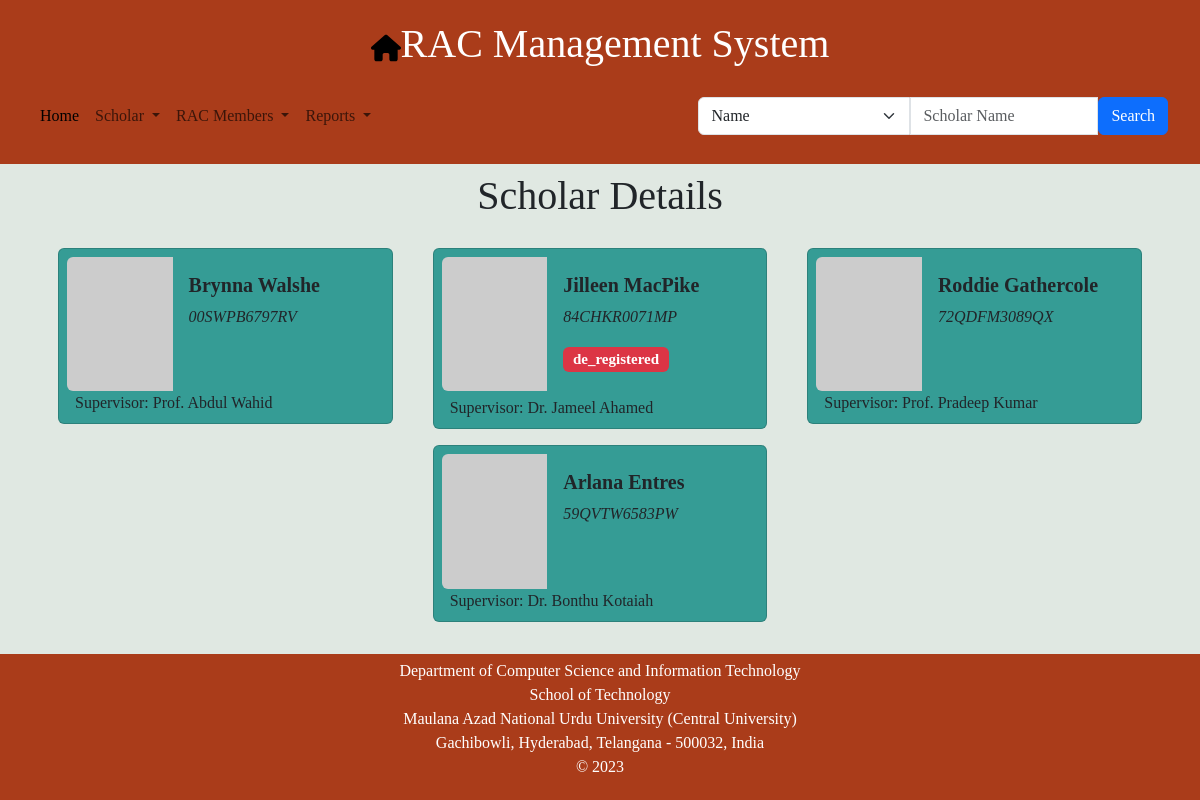
The app's page /scholars with its own data.
### model.py (models this page shows)
class Scholar(db.Model):
    scholar_id = db.Column(db.Integer(),primary_key = True, nullable = False)
    name = db.Column(db.String(50),nullable = False)
    roll_no = db.Column(db.String(15),nullable = False,unique = True)
    email = db.Column(db.String(25),unique=True)
    gender = db.Column(db.String(6),nullable = False)
    research_topic = db.Column(db.String(150))
    full_time = db.Column(db.Boolean,nullable= False)
    STATUS_CHOICES = ['In Progress', 'Awarded', 'De-Registered', 'Cancelled']
    status = db.Column(db.String(length=20), Enum(*STATUS_CHOICES), nullable=False, default='In Progress')
    date_of_admission = db.Column(db.Date,nullable = False)
    pre_submission_date = db.Column(db.Date)
    thesis_submission_date = db.Column(db.Date)
    viva_voce_date = db.Column(db.Date)
    date_of_award = db.Column(db.Date)
    supervisor_id = db.Column(db.Integer,db.ForeignKey("supervisor.supervisor_id"))
    hod_nominee_id = db.Column(db.Integer,db.ForeignKey("supervisor.supervisor_id"))
    supervisor_nominee_id = db.Column(db.Integer,db.ForeignKey("supervisor.supervisor_id"))
    supervisor = db.relationship("Supervisor",backref = 'scholar',foreign_keys=[supervisor_id])
    hod_nominee = db.relationship("Supervisor",backref = 'hod_nominee_scholar', foreign_keys=[hod_nominee_id])
    supervisor_nominee = db.relationship("Supervisor",backref = 'supervisor_nominee_scholar',foreign_keys=[supervisor_nominee_id])

class Supervisor(db.Model):
    supervisor_id = db.Column(db.Integer(),primary_key = True, nullable = False)
    salutation = db.Column(db.String(20),nullable = False)
    name = db.Column(db.String(50),nullable = False)
    designation = db.Column(db.String(50),nullable = False)
    department = db.Column(db.String(50),nullable = False)
    university = db.Column(db.String(50),nullable = False)

### app.py (the view, shortened to what this page needs)
@app.route('/scholars', methods=['GET', 'POST'])
def scholar():
    if request.method == 'GET':
        scholars = session.query(Scholar).filter(extract('year', Scholar.date_of_admission) == datetime.now().year).all()
        return render_template('scholar.html', scholars=scholars)
    return render_template('scholar.html')

### templates/scholar.html (shortened to what this page needs)
{% extends 'base.html' %}
{% block body %}
<div class="container">
    <div class="row justify-content-center p-2">
        <h1 class="text-center">Scholar Details</h1>
        {% for scholar in scholars %}
        <div class="col-lg-4 col-md-6 col-12">
            <a href="/scholar_card/{{ scholar.scholar_id }}" style="text-decoration: none;">
                <div class="card m-2 p-2" style="background-color: #359c95;">
                    <div class="row g-0 px-0">
                        <div class="col-md-4">
                            <img src="https://placehold.co/110x140" class="img-fluid rounded-start" alt="...">
                        </div>
                        <div class="col-md-8">
                            <div class="card-body">
                                <h5 class="card-title text-capitalize fw-semibold">{{ scholar.name }}</h5>
                                <p class="card-text fst-italic">{{ scholar.roll_no }}</p>
                                {% if scholar.status == "awarded" %}
                                <h5><span class="badge bg-success mt-0">{{ scholar.status }}</span></h5>
                                {% elif scholar.status == "de_registered" or scholar.status == "cancelled" %}
                                <h5><span class="badge bg-danger mt-0">{{ scholar.status }}</span></h5>
                                {% endif %}
                            </div>
                        </div>
                    </div>
                    <div class="row g-0 px-0">
                        <div class="col-md-12">
                            <p class="card-text fw-normal px-md-2">Supervisor: {{ scholar.supervisor.salutation }} {{
                                scholar.supervisor.name }}</p>
                        </div>
                    </div>
                </div>
            </a>
        </div>
        {% endfor %}
    </div>
</div>
{% endblock %}

### templates/base.html (shortened to what this page needs)
<!DOCTYPE html>
<html lang="en">
<head>
  <link href="https://cdn.jsdelivr.net/npm/bootstrap@5.3.2/dist/css/bootstrap.min.css" rel="stylesheet"
>
</head>
<body style="font-family: 'Times New Roman', Times, serif;background-color: #E0E8E2;">
  <header>
    <h1>
      <a href="/" style="text-decoration: none; color: inherit;">
        <img src="{{ url_for('static', filename='house-solid.svg') }}" alt="Home Icon" width="30" height="30"
          class="home-icon">
      </a>
      RAC Management System
    </h1>
    <nav class="navbar navbar-expand-lg">
      <div class="container-fluid">
        <div class="collapse navbar-collapse" id="navbarSupportedContent">
          <ul class="navbar-nav me-auto ">
            <li class="nav-item">
              <a class="nav-link active" aria-current="page" href="/">Home</a>
            </li>
            <li class="nav-item dropdown">
              <a class="nav-link dropdown-toggle" href="#" role="button" data-bs-toggle="dropdown"
                aria-expanded="false">
                Scholar
              </a>
            </li>
            <li class="nav-item dropdown">
              <a class="nav-link dropdown-toggle" href="#" role="button" data-bs-toggle="dropdown"
                aria-expanded="false">
                RAC Members
              </a>
            </li>
            <li class="nav-item dropdown">
              <a class="nav-link dropdown-toggle" href="#" role="button" data-bs-toggle="dropdown"
                aria-expanded="false">
                Reports
              </a>
            </li>
          </ul>
          <form action="/scholars" method="POST" class="d-flex m-0 p-0" id="search-form">
            <div class="input-group m-0 p-0 search-input-group">
              <select name="search_criteria" class="form-select m-0 " id="search_criteria">
                <option value="name" selected>Name</option>
              </select>
              <input type="text" name="name_input" class="form-control hide m-0" id="name_input"
                placeholder="Scholar Name" style="display: block;" required>
            </div>
            <button class="btn btn-primary" type="submit">Search</button>
          </form>
        </div>
      </div>
    </nav>
  </header>
  {% block body %}{% endblock %}
  <footer>
    <p>Department of Computer Science and Information Technology<br>
      School of Technology<br>
      Maulana Azad National Urdu University (Central University)<br>
      Gachibowli, Hyderabad, Telangana - 500032, India
      <br>&copy; 2023
    </p>
  </footer>
</body>
</html>

### templates/base.html (style rules this page uses)
header, footer { background-color: #AA3C1A; color: #fff; padding: 20px; text-align: center; }
footer { background-color: #AA3C1A; color: #fff; padding: 5px; text-align: center; }
h1 { margin-bottom: 20px; margin-top: 0; display: flex; align-items: center; justify-content: center; }
.hide { display: none; }
.search-input-group { width: 400px; }
body { display: flex; flex-direction: column; min-height: 100vh; }
.container { flex-grow: 1; }

### records on screen
Scholar: name "Brynna Walshe", roll_no "00SWPB6797RV", supervisor.salutation "Prof.", supervisor.name "Abdul Wahid"
Scholar: name "Jilleen MacPike", roll_no "84CHKR0071MP", status "de_registered", supervisor.salutation "Dr.", supervisor.name "Jameel Ahamed"
Scholar: name "Roddie Gathercole", roll_no "72QDFM3089QX", supervisor.salutation "Prof.", supervisor.name "Pradeep Kumar"
Scholar: name "Arlana Entres", roll_no "59QVTW6583PW", supervisor.salutation "Dr.", supervisor.name "Bonthu Kotaiah"
